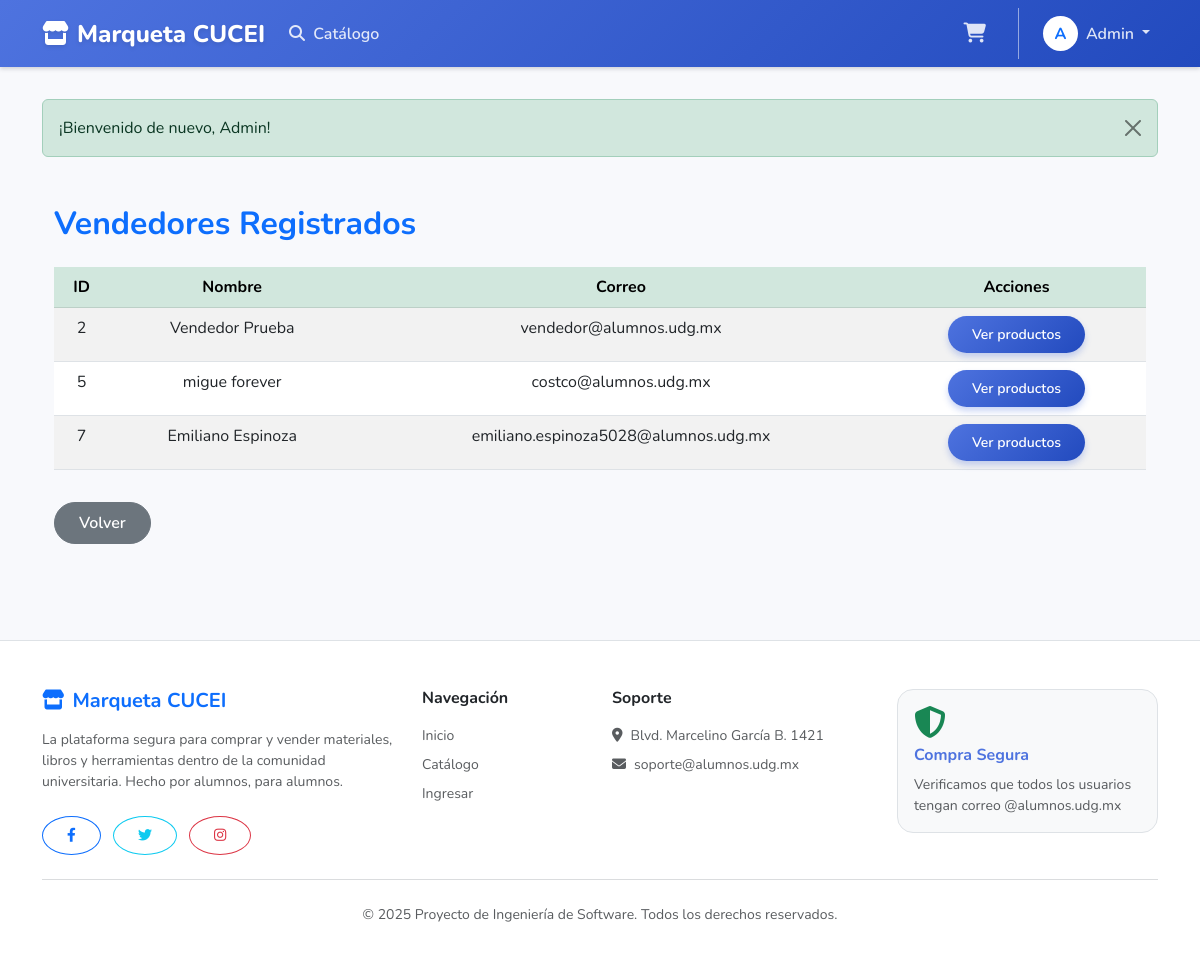
The app's page /admin/vendedores.php (signed in) with its own data.
### tables this page shows
CREATE TABLE `clientes` (
  `id` int(11) NOT NULL,
  `nombre` varchar(100) NOT NULL,
  `apellidos` varchar(100) NOT NULL,
  `correo` varchar(100) NOT NULL,
  `password` varchar(255) NOT NULL,
  `rol` varchar(20) NOT NULL DEFAULT 'comprador',
  `eliminado` tinyint(4) DEFAULT 0
);

### admin/vendedores.php (the view, shortened to what this page needs)
<?php
require_once __DIR__ . '/../includes/header.php';
$stmt = $pdo->query("
    SELECT id, nombre, apellidos, correo
    FROM clientes
    WHERE rol = 'vendedor'
");
$vendedores = $stmt->fetchAll(PDO::FETCH_ASSOC);
?>
<div class="container my-5">
    <h2 class="fw-bold text-primary mb-4">Vendedores Registrados</h2>
    <table class="table table-striped text-center">
        <thead class="table-success">
            <tr>
                <th>ID</th>
                <th>Nombre</th>
                <th>Correo</th>
                <th>Acciones</th>
            </tr>
        </thead>
        <tbody>
        <?php foreach ($vendedores as $v): ?>
            <tr>
                <td><?= $v['id']; ?></td>
                <td><?= e($v['nombre'] . ' ' . $v['apellidos']); ?></td>
                <td><?= e($v['correo']); ?></td>
                <td>
                    <a href="vendedor_productos.php?id=<?= $v['id']; ?>"
                       class="btn btn-sm btn-primary">
                       Ver productos
                    </a>
                </td>
            </tr>
        <?php endforeach; ?>
        </tbody>
    </table>
    <a href="dashboard.php" class="btn btn-secondary mt-3">Volver</a>
</div>
<?php require_once __DIR__ . '/../includes/footer.php'; ?>

### assets/css/styles.css (style rules this page uses)
:root { --primary-gradient: linear-gradient(135deg, #4e73df 0%, #224abe 100%); --secondary-gradient: linear-gradient(135deg, #858796 0%, #60616f 100%); --surface-color: #ffffff; --bg-color: #f8f9fc; --text-primary: #5a5c69; --text-heading: #4e73df; --shadow-sm: 0 .125rem .25rem 0 rgba(58,59,69,.2)!important; --shadow-lg: 0 1rem 3rem rgba(0,0,0,.175)!important; --radius-card: 1rem; --radius-btn: 50rem; }
body { background-color: var(--bg-color); font-family: 'Nunito', -apple-system, BlinkMacSystemFont, "Segoe UI", Roboto, "Helvetica Neue", Arial, sans-serif; color: var(--text-primary); display: flex; flex-direction: column; min-height: 100vh; }
h1, h2, h3, h4, h5, h6 { color: #4e73df; font-weight: 700; }
.btn { border-radius: var(--radius-btn); padding: 0.5rem 1.5rem; font-weight: 600; transition: all 0.3s; }
.btn-primary { background: var(--primary-gradient); border: none; box-shadow: 0 4px 6px rgba(78, 115, 223, 0.3); }

### records on screen
clientes: id "2", nombre+apellidos "Vendedor Prueba", correo "vendedor@alumnos.udg.mx"
clientes: id "5", nombre+apellidos "migue forever", correo "costco@alumnos.udg.mx"
clientes: id "7", nombre+apellidos "Emiliano Espinoza", correo "emiliano.espinoza5028@alumnos.udg.mx"

### other values on screen
substr($_SESSION['user_nombre'], 0, 1) "A"
$_SESSION['user_nombre'] "Admin"
$_SESSION['flash']['msg'] "¡Bienvenido de nuevo, Admin!"
